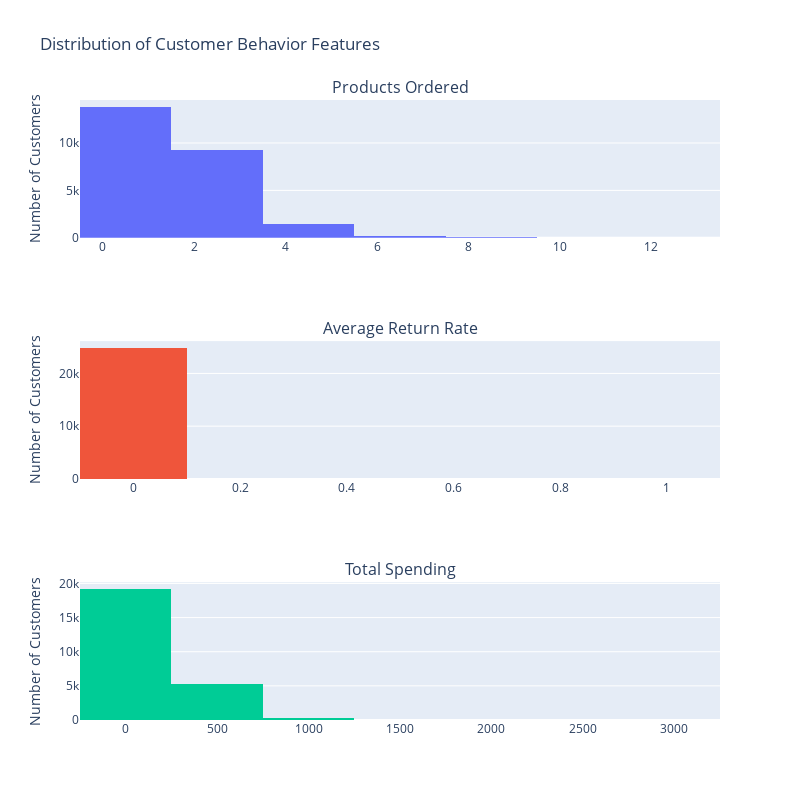

Notebook code for this chart:
### Markdown cell above
### Visualizing features

### Code cell
# Define a consistent y-axis range based on the data, if needed
yaxis_range = [0, customers[['products_ordered', 'average_return_rate', 'total_spending']].max().max()]
fig = make_subplots(rows=3, cols=1,
                    subplot_titles=("Products Ordered", "Average Return Rate", "Total Spending"),
                    shared_yaxes=True) # This will use the same y-axis

# Products Ordered
fig.append_trace(go.Histogram(x=customers.products_ordered,
                              nbinsx=10, name='Products Ordered'),
                 row=1, col=1)

# Average Return Rate - adjust the x-axis to limit the empty space
fig.append_trace(go.Histogram(x=customers.average_return_rate,
                              nbinsx=10, name='Average Return Rate'), row=2, col=1)

# Total Spending
fig.append_trace(go.Histogram(x=customers.total_spending, nbinsx=10, name='Total Spending'),
                 row=3, col=1)

# Add y-axis labels
fig.update_yaxes(title_text="Number of Customers", row=1, col=1)
fig.update_yaxes(title_text="Number of Customers", row=2, col=1)
fig.update_yaxes(title_text="Number of Customers", row=3, col=1)

# Remove the legend
fig.update_layout(showlegend=False)

# Update main title and subtitles for clarity
fig.update_layout(title_text="Distribution of Customer Behavior Features",
                  height=800, width=800)

fig.show()

### Figure 1 — Plotly figure (JSON) as saved in the notebook; plotly's stock layout.template omitted (floating-point values rounded to 4 significant figures; data arrays with more than 128 entries replaced by an {"elided": "..."} marker saying what was removed)
{"data": [{"name": "Products Ordered", "nbinsx": 10, "type": "histogram", "x": {"elided": "24874 int values"}, "xaxis": "x", "yaxis": "y"}, {"name": "Average Return Rate", "nbinsx": 10, "type": "histogram", "x": {"elided": "24874 float values"}, "xaxis": "x2", "yaxis": "y2"}, {"name": "Total Spending", "nbinsx": 10, "type": "histogram", "x": {"elided": "24874 float values"}, "xaxis": "x3", "yaxis": "y3"}], "layout": {"annotations": [{"font": {"size": 16}, "showarrow": false, "text": "Products Ordered", "x": 0.5, "xanchor": "center", "xref": "paper", "y": 1, "yanchor": "bottom", "yref": "paper"}, {"font": {"size": 16}, "showarrow": false, "text": "Average Return Rate", "x": 0.5, "xanchor": "center", "xref": "paper", "y": 0.6111, "yanchor": "bottom", "yref": "paper"}, {"font": {"size": 16}, "showarrow": false, "text": "Total Spending", "x": 0.5, "xanchor": "center", "xref": "paper", "y": 0.2222, "yanchor": "bottom", "yref": "paper"}], "height": 800, "showlegend": false, "title": {"text": "Distribution of Customer Behavior Features"}, "width": 800, "xaxis": {"anchor": "y", "domain": [0, 1]}, "xaxis2": {"anchor": "y2", "domain": [0, 1]}, "xaxis3": {"anchor": "y3", "domain": [0, 1]}, "yaxis": {"anchor": "x", "domain": [0.7778, 1], "title": {"text": "Number of Customers"}}, "yaxis2": {"anchor": "x2", "domain": [0.3889, 0.6111], "title": {"text": "Number of Customers"}}, "yaxis3": {"anchor": "x3", "domain": [0, 0.2222], "title": {"text": "Number of Customers"}}}}
